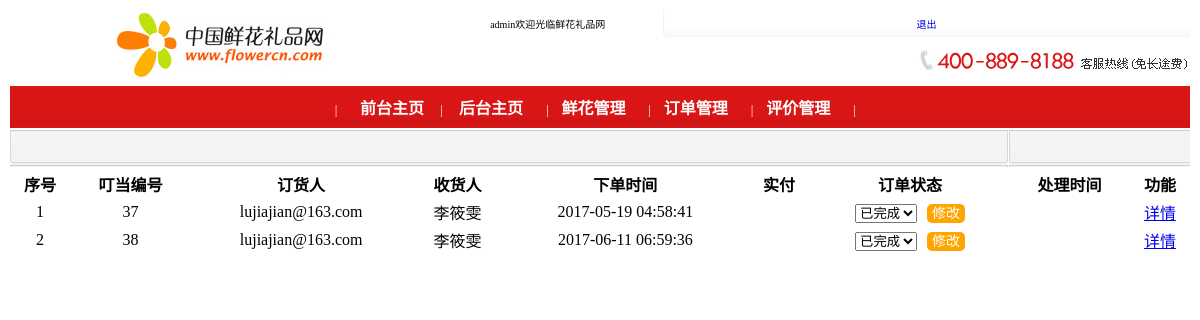
The page /adminOrderList.php (signed in) on the database its author committed.
### tables this page shows
CREATE TABLE `myorder` (
  `orderID` int(11) NOT NULL,
  `email` char(30) DEFAULT NULL,
  `custID` int(11) DEFAULT NULL,
  `shifu` decimal(10,2) DEFAULT NULL,
  `inputtime` int(11) DEFAULT NULL,
  `peisongday` varchar(50) DEFAULT NULL,
  `peisongtime` varchar(100) DEFAULT NULL,
  `peisong` int(11) DEFAULT NULL,
  `psyq` varchar(100) DEFAULT NULL,
  `liuyan` varchar(200) DEFAULT NULL,
  `shuming` varchar(8) DEFAULT NULL,
  `fkfs` varchar(50) DEFAULT NULL,
  `fp` varchar(50) DEFAULT NULL,
  `fpaddress` varchar(200) DEFAULT NULL,
  `zip` varchar(6) DEFAULT NULL,
  `fpsname` varchar(8) DEFAULT NULL,
  `ddzt` varchar(20) DEFAULT NULL,
  `cltime` datetime DEFAULT NULL,
  `beizhu` varchar(100) DEFAULT NULL,
  `comment` tinyint(4) NOT NULL DEFAULT '0' COMMENT '0,1 没评价 已经评价'
);

CREATE TABLE `customer` (
  `custID` int(11) NOT NULL,
  `email` char(30) DEFAULT NULL,
  `sname` char(10) DEFAULT NULL,
  `sex` char(2) DEFAULT NULL,
  `mobile` char(11) DEFAULT NULL,
  `address` char(200) DEFAULT NULL,
  `zip` char(6) DEFAULT NULL,
  `cdefault` char(2) DEFAULT NULL
);

### adminOrderList.php (the view, shortened to what this page needs)
<!doctype html>
  <head>
  </head>
  <body>
  <?php
  include_once "conn.php";
  include_once "top2.php";
  ?>
      <table>
          <tr>
              <th>序号</th>
              <th>叮当编号</th>
              <th>订货人</th>
              <th>收货人</th>
              <th>下单时间</th>
              <th>实付</th>
              <th>订单状态</th>
              <th>处理时间</th>
              <th>功能</th>
          </tr>
          <?php
          $str="select * from myorder";
          if($res=$con->query($str)){
              $i=0;
               while($row=$res->fetch_assoc()){
                  $sname=$con->query("select sname from customer where custID='$row[custID]' ")->fetch_row()[0];
                   $i++;
                   $orderTime=date("Y-m-d h:i:s",$row[inputtime]);
                   if(empty($row[ddzt])){
                       $ddzt1=0;
                       $ddztText1="未完成";
                       $ddzt2=1;
                       $ddztText2="已完成";
                   }else{
                       $ddzt2=0;
                       $ddztText2="未完成";
                       $ddzt1=1;
                       $ddztText1="已完成";
                   }
                   $str="<tr>";
                   $str.="<td>$i</td><td>$row[orderID]</td><td>$row[email]</td><td>$sname</td><td>$orderTime</td><td>$row[shifu]</td>".
                       "<td><select><option value=$ddzt1>$ddztText1</option><option value=$ddzt2>$ddztText2</option></select><a class='xiugai' data-id=$row[orderID]>修改</a></td>".
                       "<td>$row[cltime]</td><td><a href='#'>详情</a></td>";
                  echo $str;
              }
          }
          ?>
      </table>
  </body>
</html>

### adminOrderList.php (style rules this page uses)
tr,table,tbody { width: 100%; text-align: center; }
.xiugai { box-sizing: border-box; padding: 2px 5px; border-radius: 5px; color: white; background-color: orange; margin-left: 10px; cursor: pointer; font-size: 14px; transition: background-color 0.5s; }

### rows shown on the page
myorder: orderID "37", email "lujiajian@163.com", custID.sname "李筱雯", inputtime "2017-05-19 04:58:41"
myorder: orderID "38", email "lujiajian@163.com", custID.sname "李筱雯", inputtime "2017-06-11 06:59:36"

### other values the page prints
$_SESSION['email'] "admin"
form field value "已完成"
